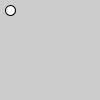
Frame 1 (no input)
Frame 60 (the mouse pressed at the canvas centre just before this capture): identical to frame 1, image omitted
Frame 120 (the mouse held since frame 60 and released just before this capture): identical to frame 1, image omitted

The Processing sketch that drew this single still picture (run headless with seeded random() and noise(); from frame 60 on, the mouse is pressed at the canvas centre):

// Processing sketch: CALL_FUNCTIONS
// ── CALL_FUNCTIONS.pde
int value = 10;

void drawThing(){
   circle(value, value,value); 
}

void setup(){
  drawThing();
}

void draw(){
  
}
